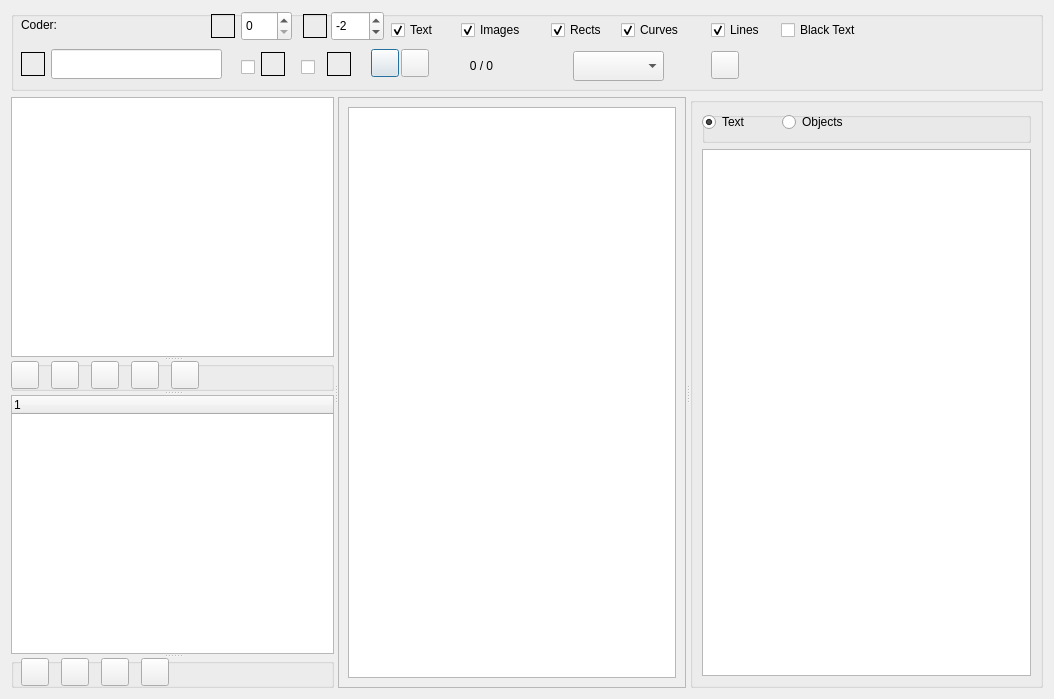
<?xml version="1.0" encoding="UTF-8"?>
<ui version="4.0">
 <class>Dialog_code_pdf</class>
 <widget class="QDialog" name="Dialog_code_pdf">
  <property name="geometry">
   <rect>
    <x>0</x>
    <y>0</y>
    <width>1054</width>
    <height>699</height>
   </rect>
  </property>
  <property name="windowTitle">
   <string>Code Text</string>
  </property>
  <layout class="QGridLayout" name="gridLayout_2">
   <item row="0" column="0">
    <widget class="QGroupBox" name="groupBox">
     <property name="minimumSize">
      <size>
       <width>0</width>
       <height>80</height>
      </size>
     </property>
     <property name="maximumSize">
      <size>
       <width>16777215</width>
       <height>80</height>
      </size>
     </property>
     <property name="title">
      <string/>
     </property>
     <widget class="QLabel" name="label_coder">
      <property name="geometry">
       <rect>
        <x>10</x>
        <y>0</y>
        <width>191</width>
        <height>28</height>
       </rect>
      </property>
      <property name="text">
       <string>Coder:</string>
      </property>
     </widget>
     <widget class="QLineEdit" name="lineEdit_search">
      <property name="geometry">
       <rect>
        <x>40</x>
        <y>38</y>
        <width>171</width>
        <height>30</height>
       </rect>
      </property>
      <property name="toolTip">
       <string>&lt;html&gt;&lt;head/&gt;&lt;body&gt;&lt;p&gt;Search for text.&lt;/p&gt;&lt;p&gt;check &lt;span style=&quot; font-weight:600;&quot;&gt;Case sensitive&lt;/span&gt; for case sensitive search&lt;/p&gt;&lt;p&gt;check &lt;span style=&quot; font-weight:600;&quot;&gt;All files&lt;/span&gt; for searching all files search&lt;/p&gt;
&lt;p&gt;Right-click to change automatic searching options&lt;/p&gt;&lt;/body&gt;&lt;/html&gt;</string>
      </property>
     </widget>
     <widget class="QCheckBox" name="checkBox_search_case">
      <property name="geometry">
       <rect>
        <x>230</x>
        <y>38</y>
        <width>21</width>
        <height>36</height>
       </rect>
      </property>
      <property name="toolTip">
       <string>&lt;html&gt;&lt;head/&gt;&lt;body&gt;&lt;p&gt;search case sensitive&lt;/p&gt;&lt;/body&gt;&lt;/html&gt;</string>
      </property>
      <property name="text">
       <string/>
      </property>
     </widget>
     <widget class="QCheckBox" name="checkBox_search_all_files">
      <property name="geometry">
       <rect>
        <x>290</x>
        <y>38</y>
        <width>21</width>
        <height>36</height>
       </rect>
      </property>
      <property name="toolTip">
       <string>&lt;html&gt;&lt;head/&gt;&lt;body&gt;&lt;p&gt;search all files&lt;/p&gt;&lt;/body&gt;&lt;/html&gt;</string>
      </property>
      <property name="text">
       <string/>
      </property>
     </widget>
     <widget class="QLabel" name="label_search_totals">
      <property name="geometry">
       <rect>
        <x>430</x>
        <y>44</y>
        <width>81</width>
        <height>22</height>
       </rect>
      </property>
      <property name="text">
       <string>0 / 0</string>
      </property>
      <property name="alignment">
       <set>Qt::AlignCenter</set>
      </property>
     </widget>
     <widget class="QLabel" name="label_codes_count">
      <property name="geometry">
       <rect>
        <x>570</x>
        <y>46</y>
        <width>41</width>
        <height>22</height>
       </rect>
      </property>
      <property name="text">
       <string/>
      </property>
      <property name="alignment">
       <set>Qt::AlignRight|Qt::AlignTrailing|Qt::AlignVCenter</set>
      </property>
     </widget>
     <widget class="QPushButton" name="pushButton_previous">
      <property name="geometry">
       <rect>
        <x>360</x>
        <y>38</y>
        <width>28</width>
        <height>28</height>
       </rect>
      </property>
      <property name="toolTip">
       <string>&lt;html&gt;&lt;head/&gt;&lt;body&gt;&lt;p&gt;Previous&lt;/p&gt;&lt;/body&gt;&lt;/html&gt;</string>
      </property>
      <property name="text">
       <string/>
      </property>
     </widget>
     <widget class="QPushButton" name="pushButton_next">
      <property name="geometry">
       <rect>
        <x>390</x>
        <y>38</y>
        <width>28</width>
        <height>28</height>
       </rect>
      </property>
      <property name="toolTip">
       <string>&lt;html&gt;&lt;head/&gt;&lt;body&gt;&lt;p&gt;Next&lt;/p&gt;&lt;/body&gt;&lt;/html&gt;</string>
      </property>
      <property name="text">
       <string/>
      </property>
     </widget>
     <widget class="QLabel" name="label_search_all_files">
      <property name="geometry">
       <rect>
        <x>316</x>
        <y>41</y>
        <width>24</width>
        <height>24</height>
       </rect>
      </property>
      <property name="toolTip">
       <string>&lt;html&gt;&lt;head/&gt;&lt;body&gt;&lt;p&gt;Search text. All text files.&lt;/p&gt;&lt;/body&gt;&lt;/html&gt;</string>
      </property>
      <property name="autoFillBackground">
       <bool>false</bool>
      </property>
      <property name="frameShape">
       <enum>QFrame::Box</enum>
      </property>
      <property name="text">
       <string/>
      </property>
      <property name="alignment">
       <set>Qt::AlignRight|Qt::AlignTrailing|Qt::AlignVCenter</set>
      </property>
      <property name="wordWrap">
       <bool>true</bool>
      </property>
     </widget>
     <widget class="QLabel" name="label_search_case_sensitive">
      <property name="geometry">
       <rect>
        <x>250</x>
        <y>41</y>
        <width>24</width>
        <height>24</height>
       </rect>
      </property>
      <property name="toolTip">
       <string>&lt;html&gt;&lt;head/&gt;&lt;body&gt;&lt;p&gt;Search text. Case sensitive&lt;/p&gt;&lt;/body&gt;&lt;/html&gt;</string>
      </property>
      <property name="autoFillBackground">
       <bool>false</bool>
      </property>
      <property name="frameShape">
       <enum>QFrame::Box</enum>
      </property>
      <property name="text">
       <string/>
      </property>
      <property name="alignment">
       <set>Qt::AlignRight|Qt::AlignTrailing|Qt::AlignVCenter</set>
      </property>
      <property name="wordWrap">
       <bool>true</bool>
      </property>
     </widget>
     <widget class="QSpinBox" name="spinBox_font_adjuster">
      <property name="geometry">
       <rect>
        <x>320</x>
        <y>0</y>
        <width>53</width>
        <height>30</height>
       </rect>
      </property>
      <property name="toolTip">
       <string>&lt;html&gt;&lt;head/&gt;&lt;body&gt;&lt;p&gt;Adjust text font size in pdf.&lt;/p&gt;&lt;p&gt;Reduces text overlaps.&lt;/p&gt;&lt;/body&gt;&lt;/html&gt;</string>
      </property>
      <property name="minimum">
       <number>-10</number>
      </property>
      <property name="maximum">
       <number>0</number>
      </property>
      <property name="value">
       <number>-2</number>
      </property>
     </widget>
     <widget class="QLabel" name="label_search_regex">
      <property name="geometry">
       <rect>
        <x>10</x>
        <y>41</y>
        <width>24</width>
        <height>24</height>
       </rect>
      </property>
      <property name="toolTip">
       <string>&lt;html&gt;&lt;head/&gt;&lt;body&gt;&lt;p&gt;Search uses Regex functions. &lt;/p&gt;&lt;p&gt;A dot ‘.’ is used as a wild card, e.g. ‘.ears’ will match ‘bears’ and ‘years’. &lt;/p&gt;&lt;p&gt;A ‘?’ after a character will match one or none times that character, e.g. ‘bears?’ will match ‘bear’ and ‘bears’ &lt;/p&gt;&lt;p&gt;&lt;span style=&quot; background-color:transparent;&quot;&gt;A ‘*’ after a character will match zero or more times. &lt;/span&gt;&lt;/p&gt;&lt;p&gt;&lt;span style=&quot; background-color:transparent;&quot;&gt;‘&lt;/span&gt;\. will match the dot symbol, ‘\?’ will match the question mark. ‘\n’ will match the line ending symbol. &lt;/p&gt;&lt;p&gt;Regex cheatsheet: www.rexegg.com/regex-quickstart.html&lt;/p&gt;&lt;/body&gt;&lt;/html&gt;</string>
      </property>
      <property name="autoFillBackground">
       <bool>false</bool>
      </property>
      <property name="frameShape">
       <enum>QFrame::Box</enum>
      </property>
      <property name="text">
       <string/>
      </property>
      <property name="alignment">
       <set>Qt::AlignRight|Qt::AlignTrailing|Qt::AlignVCenter</set>
      </property>
      <property name="wordWrap">
       <bool>true</bool>
      </property>
     </widget>
     <widget class="QPushButton" name="pushButton_help">
      <property name="geometry">
       <rect>
        <x>700</x>
        <y>40</y>
        <width>28</width>
        <height>28</height>
       </rect>
      </property>
      <property name="toolTip">
       <string>Help</string>
      </property>
      <property name="text">
       <string/>
      </property>
     </widget>
     <widget class="QLabel" name="label_exports">
      <property name="geometry">
       <rect>
        <x>532</x>
        <y>43</y>
        <width>24</width>
        <height>24</height>
       </rect>
      </property>
      <property name="toolTip">
       <string>Export</string>
      </property>
      <property name="text">
       <string/>
      </property>
     </widget>
     <widget class="QComboBox" name="comboBox_export">
      <property name="geometry">
       <rect>
        <x>562</x>
        <y>40</y>
        <width>91</width>
        <height>30</height>
       </rect>
      </property>
      <property name="toolTip">
       <string>Export</string>
      </property>
      <item>
       <property name="text">
        <string/>
       </property>
      </item>
      <item>
       <property name="text">
        <string>html</string>
       </property>
      </item>
      <item>
       <property name="text">
        <string>odt</string>
       </property>
      </item>
     </widget>
     <widget class="QSpinBox" name="spinBox">
      <property name="geometry">
       <rect>
        <x>230</x>
        <y>0</y>
        <width>51</width>
        <height>30</height>
       </rect>
      </property>
      <property name="toolTip">
       <string>&lt;html&gt;&lt;head/&gt;&lt;body&gt;&lt;p&gt;Page&lt;/p&gt;&lt;/body&gt;&lt;/html&gt;</string>
      </property>
     </widget>
     <widget class="QCheckBox" name="checkBox_curve">
      <property name="geometry">
       <rect>
        <x>610</x>
        <y>6</y>
        <width>81</width>
        <height>26</height>
       </rect>
      </property>
      <property name="text">
       <string>Curves</string>
      </property>
      <property name="checked">
       <bool>true</bool>
      </property>
     </widget>
     <widget class="QCheckBox" name="checkBox_line">
      <property name="geometry">
       <rect>
        <x>700</x>
        <y>6</y>
        <width>61</width>
        <height>26</height>
       </rect>
      </property>
      <property name="text">
       <string>Lines</string>
      </property>
      <property name="checked">
       <bool>true</bool>
      </property>
     </widget>
     <widget class="QCheckBox" name="checkBox_image">
      <property name="geometry">
       <rect>
        <x>450</x>
        <y>6</y>
        <width>80</width>
        <height>26</height>
       </rect>
      </property>
      <property name="text">
       <string>Images</string>
      </property>
      <property name="checked">
       <bool>true</bool>
      </property>
     </widget>
     <widget class="QCheckBox" name="checkBox_black_text">
      <property name="geometry">
       <rect>
        <x>770</x>
        <y>6</y>
        <width>111</width>
        <height>26</height>
       </rect>
      </property>
      <property name="toolTip">
       <string>&lt;html&gt;&lt;head/&gt;&lt;body&gt;&lt;p&gt;Useful if font colours are harder to see&lt;/p&gt;&lt;/body&gt;&lt;/html&gt;</string>
      </property>
      <property name="text">
       <string>Black Text</string>
      </property>
     </widget>
     <widget class="QCheckBox" name="checkBox_text">
      <property name="geometry">
       <rect>
        <x>380</x>
        <y>6</y>
        <width>61</width>
        <height>26</height>
       </rect>
      </property>
      <property name="text">
       <string>Text</string>
      </property>
      <property name="checked">
       <bool>true</bool>
      </property>
     </widget>
     <widget class="QCheckBox" name="checkBox_rect">
      <property name="geometry">
       <rect>
        <x>540</x>
        <y>6</y>
        <width>61</width>
        <height>26</height>
       </rect>
      </property>
      <property name="toolTip">
       <string>&lt;html&gt;&lt;head/&gt;&lt;body&gt;&lt;p&gt;Rectangle objects&lt;/p&gt;&lt;/body&gt;&lt;/html&gt;</string>
      </property>
      <property name="text">
       <string>Rects</string>
      </property>
      <property name="checked">
       <bool>true</bool>
      </property>
     </widget>
     <widget class="QLabel" name="label_font_size">
      <property name="geometry">
       <rect>
        <x>292</x>
        <y>3</y>
        <width>24</width>
        <height>24</height>
       </rect>
      </property>
      <property name="toolTip">
       <string>&lt;html&gt;&lt;head/&gt;&lt;body&gt;&lt;p&gt;Pdf font size adjustment&lt;/p&gt;&lt;/body&gt;&lt;/html&gt;</string>
      </property>
      <property name="autoFillBackground">
       <bool>false</bool>
      </property>
      <property name="frameShape">
       <enum>QFrame::Box</enum>
      </property>
      <property name="text">
       <string/>
      </property>
      <property name="alignment">
       <set>Qt::AlignRight|Qt::AlignTrailing|Qt::AlignVCenter</set>
      </property>
      <property name="wordWrap">
       <bool>true</bool>
      </property>
     </widget>
     <widget class="QLabel" name="label_pages">
      <property name="geometry">
       <rect>
        <x>200</x>
        <y>3</y>
        <width>24</width>
        <height>24</height>
       </rect>
      </property>
      <property name="toolTip">
       <string>&lt;html&gt;&lt;head/&gt;&lt;body&gt;&lt;p&gt;Pages&lt;/p&gt;&lt;/body&gt;&lt;/html&gt;</string>
      </property>
      <property name="autoFillBackground">
       <bool>false</bool>
      </property>
      <property name="frameShape">
       <enum>QFrame::Box</enum>
      </property>
      <property name="text">
       <string/>
      </property>
      <property name="alignment">
       <set>Qt::AlignRight|Qt::AlignTrailing|Qt::AlignVCenter</set>
      </property>
      <property name="wordWrap">
       <bool>true</bool>
      </property>
     </widget>
    </widget>
   </item>
   <item row="1" column="0">
    <widget class="QSplitter" name="splitter">
     <property name="orientation">
      <enum>Qt::Horizontal</enum>
     </property>
     <widget class="QSplitter" name="leftsplitter">
      <property name="orientation">
       <enum>Qt::Vertical</enum>
      </property>
      <widget class="QListWidget" name="listWidget">
       <property name="minimumSize">
        <size>
         <width>0</width>
         <height>20</height>
        </size>
       </property>
      </widget>
      <widget class="QGroupBox" name="groupBox_file_buttons">
       <property name="minimumSize">
        <size>
         <width>0</width>
         <height>30</height>
        </size>
       </property>
       <property name="maximumSize">
        <size>
         <width>16777215</width>
         <height>30</height>
        </size>
       </property>
       <property name="title">
        <string/>
       </property>
       <widget class="QPushButton" name="pushButton_latest">
        <property name="geometry">
         <rect>
          <x>40</x>
          <y>0</y>
          <width>28</width>
          <height>28</height>
         </rect>
        </property>
        <property name="toolTip">
         <string>&lt;html&gt;&lt;head/&gt;&lt;body&gt;&lt;p&gt;File with latest coding&lt;/p&gt;&lt;/body&gt;&lt;/html&gt;</string>
        </property>
        <property name="text">
         <string/>
        </property>
       </widget>
       <widget class="QPushButton" name="pushButton_bookmark_go">
        <property name="geometry">
         <rect>
          <x>80</x>
          <y>0</y>
          <width>28</width>
          <height>28</height>
         </rect>
        </property>
        <property name="toolTip">
         <string>&lt;html&gt;&lt;head/&gt;&lt;body&gt;&lt;p&gt;Go to bookmark&lt;/p&gt;&lt;/body&gt;&lt;/html&gt;</string>
        </property>
        <property name="text">
         <string/>
        </property>
       </widget>
       <widget class="QPushButton" name="pushButton_next_file">
        <property name="geometry">
         <rect>
          <x>0</x>
          <y>0</y>
          <width>28</width>
          <height>28</height>
         </rect>
        </property>
        <property name="toolTip">
         <string>&lt;html&gt;&lt;head/&gt;&lt;body&gt;&lt;p&gt;Next file&lt;/p&gt;&lt;/body&gt;&lt;/html&gt;</string>
        </property>
        <property name="text">
         <string/>
        </property>
       </widget>
       <widget class="QPushButton" name="pushButton_document_memo">
        <property name="geometry">
         <rect>
          <x>120</x>
          <y>0</y>
          <width>28</width>
          <height>28</height>
         </rect>
        </property>
        <property name="toolTip">
         <string>&lt;html&gt;&lt;head/&gt;&lt;body&gt;&lt;p&gt;File memo&lt;/p&gt;&lt;/body&gt;&lt;/html&gt;</string>
        </property>
        <property name="text">
         <string/>
        </property>
       </widget>
       <widget class="QPushButton" name="pushButton_file_attributes">
        <property name="geometry">
         <rect>
          <x>160</x>
          <y>0</y>
          <width>28</width>
          <height>28</height>
         </rect>
        </property>
        <property name="toolTip">
         <string>Show files with file attributes</string>
        </property>
        <property name="text">
         <string/>
        </property>
       </widget>
      </widget>
      <widget class="QTreeWidget" name="treeWidget">
       <column>
        <property name="text">
         <string notr="true">1</string>
        </property>
       </column>
      </widget>
      <widget class="QGroupBox" name="groupBox_coding_buttons">
       <property name="minimumSize">
        <size>
         <width>0</width>
         <height>30</height>
        </size>
       </property>
       <property name="maximumSize">
        <size>
         <width>16777215</width>
         <height>30</height>
        </size>
       </property>
       <property name="title">
        <string/>
       </property>
       <widget class="QPushButton" name="pushButton_show_all_codings">
        <property name="geometry">
         <rect>
          <x>90</x>
          <y>0</y>
          <width>28</width>
          <height>28</height>
         </rect>
        </property>
        <property name="toolTip">
         <string>&lt;html&gt;&lt;head/&gt;&lt;body&gt;&lt;p&gt;Show all codings&lt;/p&gt;&lt;/body&gt;&lt;/html&gt;</string>
        </property>
        <property name="text">
         <string/>
        </property>
       </widget>
       <widget class="QPushButton" name="pushButton_show_codings_prev">
        <property name="geometry">
         <rect>
          <x>10</x>
          <y>0</y>
          <width>28</width>
          <height>28</height>
         </rect>
        </property>
        <property name="toolTip">
         <string>&lt;html&gt;&lt;head/&gt;&lt;body&gt;&lt;p&gt;Show previous coding of selected code&lt;/p&gt;&lt;/body&gt;&lt;/html&gt;</string>
        </property>
        <property name="text">
         <string/>
        </property>
       </widget>
       <widget class="QPushButton" name="pushButton_show_codings_next">
        <property name="geometry">
         <rect>
          <x>50</x>
          <y>0</y>
          <width>28</width>
          <height>28</height>
         </rect>
        </property>
        <property name="toolTip">
         <string>&lt;html&gt;&lt;head/&gt;&lt;body&gt;&lt;p&gt;Show next coding of selected code.&lt;/p&gt;&lt;/body&gt;&lt;/html&gt;</string>
        </property>
        <property name="text">
         <string/>
        </property>
       </widget>
       <widget class="QPushButton" name="pushButton_important">
        <property name="geometry">
         <rect>
          <x>130</x>
          <y>0</y>
          <width>28</width>
          <height>28</height>
         </rect>
        </property>
        <property name="toolTip">
         <string>Show codings flagged important</string>
        </property>
        <property name="text">
         <string/>
        </property>
       </widget>
       <widget class="QLabel" name="label_code">
        <property name="geometry">
         <rect>
          <x>180</x>
          <y>0</y>
          <width>28</width>
          <height>28</height>
         </rect>
        </property>
        <property name="toolTip">
         <string>Right click below to create new codes and categories</string>
        </property>
        <property name="text">
         <string/>
        </property>
        <property name="wordWrap">
         <bool>true</bool>
        </property>
       </widget>
      </widget>
     </widget>
     <widget class="QScrollArea" name="scrollArea">
      <property name="widgetResizable">
       <bool>true</bool>
      </property>
      <widget class="QWidget" name="scrollAreaWidgetContents">
       <property name="geometry">
        <rect>
         <x>0</x>
         <y>0</y>
         <width>348</width>
         <height>588</height>
        </rect>
       </property>
       <layout class="QGridLayout" name="gridLayout_3">
        <item row="0" column="0">
         <widget class="QGraphicsView" name="graphicsView"/>
        </item>
       </layout>
      </widget>
     </widget>
     <widget class="QGroupBox" name="groupBox_info">
      <property name="title">
       <string/>
      </property>
      <layout class="QGridLayout" name="gridLayout">
       <item row="0" column="0">
        <widget class="QGroupBox" name="groupBox_2">
         <property name="minimumSize">
          <size>
           <width>0</width>
           <height>30</height>
          </size>
         </property>
         <property name="title">
          <string/>
         </property>
         <widget class="QRadioButton" name="radioButton_text">
          <property name="geometry">
           <rect>
            <x>0</x>
            <y>0</y>
            <width>61</width>
            <height>20</height>
           </rect>
          </property>
          <property name="toolTipDuration">
           <number>-1</number>
          </property>
          <property name="text">
           <string>Text</string>
          </property>
          <property name="checked">
           <bool>true</bool>
          </property>
         </widget>
         <widget class="QRadioButton" name="radioButton_objects">
          <property name="geometry">
           <rect>
            <x>80</x>
            <y>0</y>
            <width>81</width>
            <height>20</height>
           </rect>
          </property>
          <property name="text">
           <string>Objects</string>
          </property>
         </widget>
        </widget>
       </item>
       <item row="1" column="0">
        <widget class="QSplitter" name="splitter_2">
         <property name="orientation">
          <enum>Qt::Vertical</enum>
         </property>
         <widget class="QTextEdit" name="textEdit">
          <property name="tabChangesFocus">
           <bool>true</bool>
          </property>
         </widget>
        </widget>
       </item>
      </layout>
     </widget>
    </widget>
   </item>
  </layout>
 </widget>
 <tabstops>
  <tabstop>spinBox_font_adjuster</tabstop>
  <tabstop>pushButton_help</tabstop>
  <tabstop>lineEdit_search</tabstop>
  <tabstop>checkBox_search_case</tabstop>
  <tabstop>checkBox_search_all_files</tabstop>
  <tabstop>pushButton_previous</tabstop>
  <tabstop>pushButton_next</tabstop>
  <tabstop>comboBox_export</tabstop>
  <tabstop>listWidget</tabstop>
  <tabstop>pushButton_next_file</tabstop>
  <tabstop>pushButton_latest</tabstop>
  <tabstop>pushButton_bookmark_go</tabstop>
  <tabstop>pushButton_document_memo</tabstop>
  <tabstop>pushButton_file_attributes</tabstop>
  <tabstop>treeWidget</tabstop>
  <tabstop>pushButton_show_codings_prev</tabstop>
  <tabstop>pushButton_show_codings_next</tabstop>
  <tabstop>pushButton_show_all_codings</tabstop>
  <tabstop>pushButton_important</tabstop>
  <tabstop>scrollArea</tabstop>
  <tabstop>textEdit</tabstop>
 </tabstops>
 <resources/>
 <connections/>
</ui>
